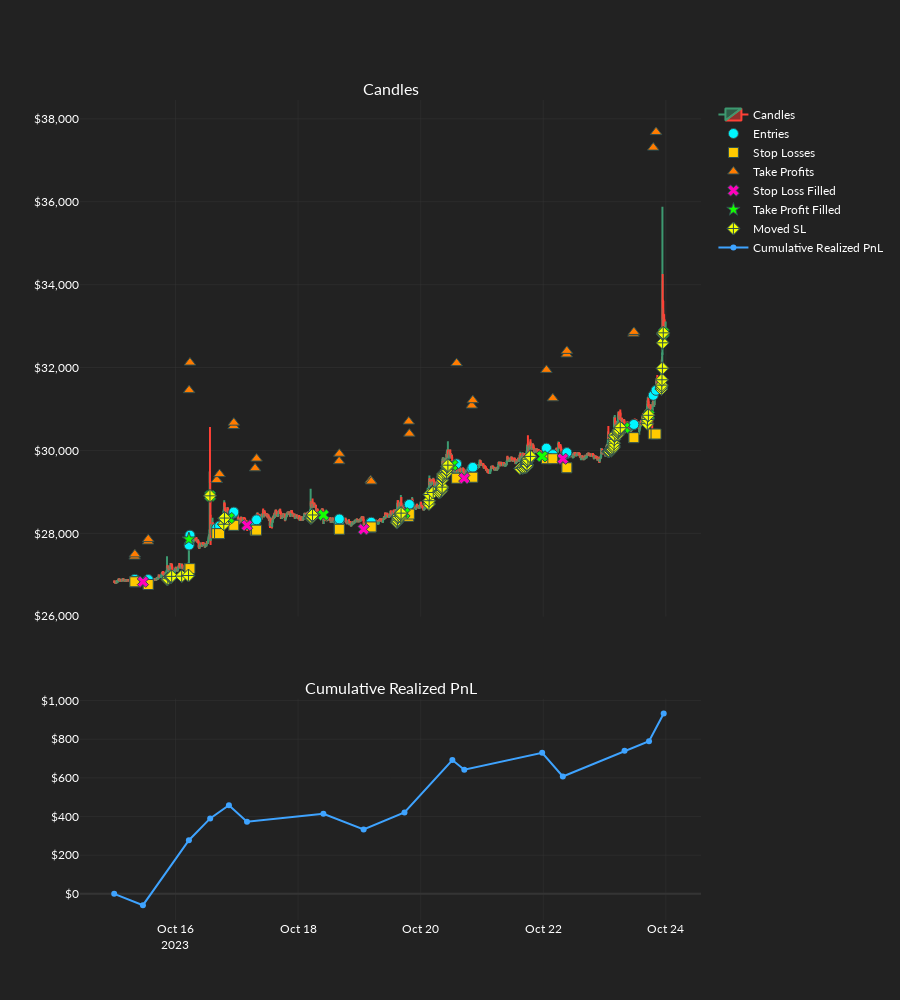

The code cell stored with this chart in its notebook:
### Code cell
order_records_df = or_backtest(
    backtest_settings=backtest_settings,
    candles=candles,
    dos_arrays=dos_arrays,
    exchange_settings=mufex_main.exchange_settings,
    static_os=static_os,
    strategy=strategy,
    dos_index=0,
    ind_set_index=0,
    plot_results=True,
    logger_bool=False,
)
